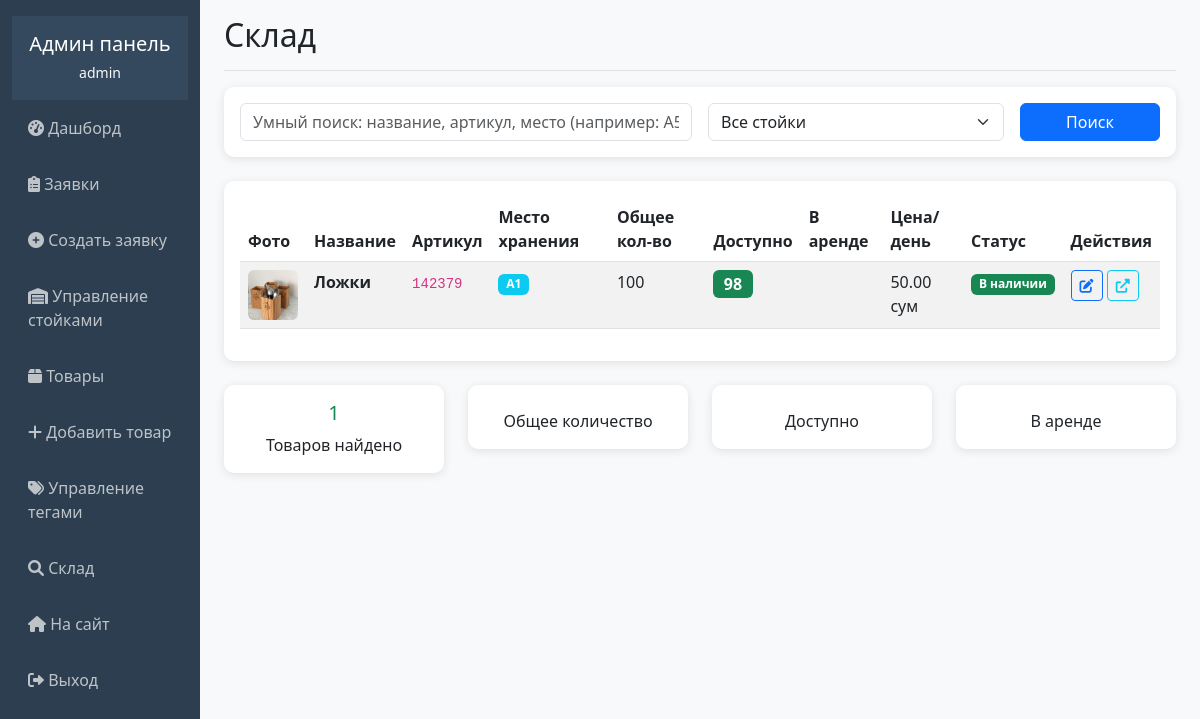
Before: /superuser/inventory/ (signed in) with the older database file.
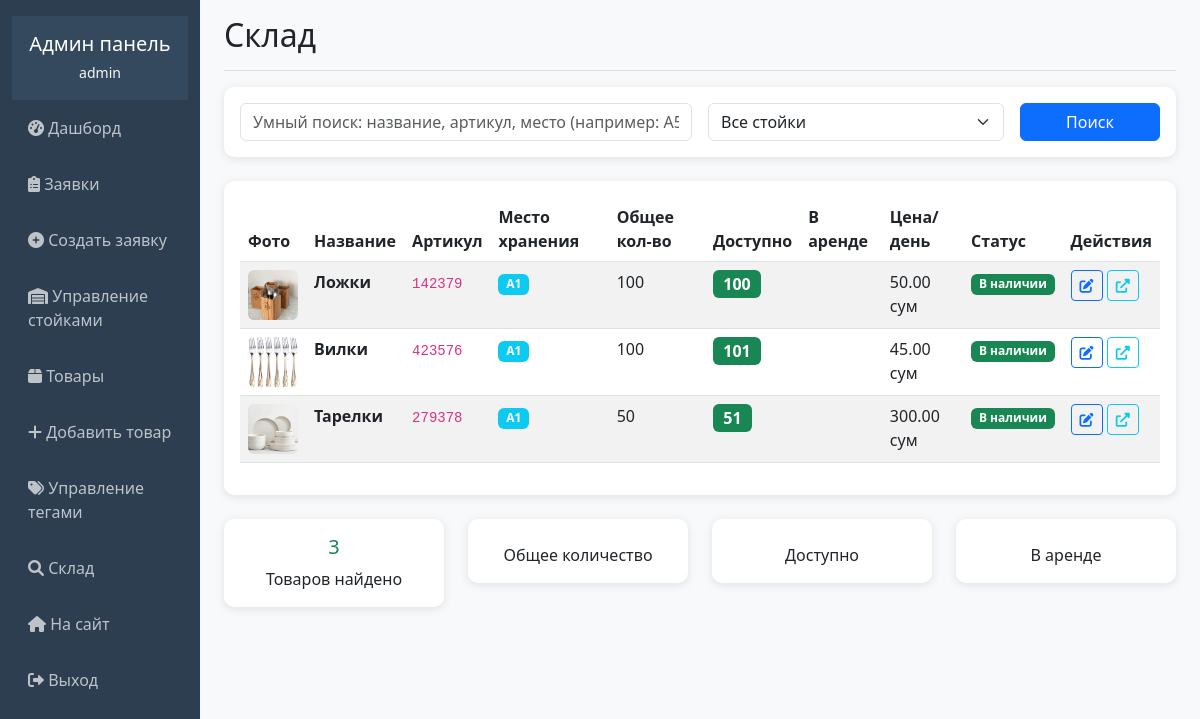
After: the same page with the newer database file.
### rental/models.py (models this page shows, shortened)
class Product(models.Model):
    name = models.CharField(max_length=200, verbose_name='Название')
    photo = models.ImageField(upload_to='products/', verbose_name='Фото')
    article = models.CharField(max_length=50, unique=True, verbose_name='Артикул')
    description = models.TextField(blank=True, verbose_name='Описание')
    quantity = models.IntegerField(default=0, verbose_name='Количество')
    available_quantity = models.IntegerField(default=0, verbose_name='Доступное количество')
    tags = models.ManyToManyField(Tag, blank=True, verbose_name='Теги')
    daily_price = models.DecimalField(max_digits=10, decimal_places=2, verbose_name='Цена за день')
    shelf = models.ForeignKey(Shelf, on_delete=models.CASCADE, verbose_name='Место хранения')
    created_at = models.DateTimeField(auto_now_add=True)
    def get_display_name(self):
        return self.name.capitalize()
    class Meta:
        verbose_name = 'Товар'
        verbose_name_plural = 'Товары'

class Shelf(models.Model):
    storage = models.ForeignKey(Storage, on_delete=models.CASCADE, verbose_name='Стойка')
    number = models.CharField(max_length=10, verbose_name='Номер полки')
    def __str__(self):
        return f"{self.storage.name}{self.number}"
    class Meta:
        verbose_name = 'Полка'
        verbose_name_plural = 'Полки'

class Storage(models.Model):
    name = models.CharField(max_length=10, verbose_name='Название стойки')
    class Meta:
        verbose_name = 'Стойка'
        verbose_name_plural = 'Стойки'

### rental/admin_views.py (the view, shortened to what this page needs)
# urls.py: path('inventory/', admin_views.inventory_view, name='inventory_view'),
@user_passes_test(is_admin)
def inventory_view(request):
    products = Product.objects.all()
    search_query = request.GET.get('search', '')
    storage_filter = request.GET.get('storage', '')
    if storage_filter:
        products = products.filter(shelf__storage__name=storage_filter)
    storages = Storage.objects.all()
    context = {
        'products': products,
        'search_query': search_query,
        'storage_filter': storage_filter,
        'storages': storages,
    }
    return render(request, 'rental/admin/inventory.html', context)

### rental/admin_views.py (called while the page is built)
def is_admin(user):
    return user.is_authenticated and user.is_staff

### templates/rental/admin/inventory.html (shortened to what the changed rows need)
{% extends 'rental/admin/base_admin.html' %}
{% block content %}
<div class="d-flex justify-content-between flex-wrap flex-md-nowrap align-items-center pb-2 mb-3 border-bottom">
    <h1 class="h2">Склад</h1>
</div>
<div class="card">
    <div class="card-body">
        <div class="table-responsive">
            <table class="table table-striped">
                <thead>
                    <tr>
                        <th>Фото</th>
                        <th>Название</th>
                        <th>Артикул</th>
                        <th>Место хранения</th>
                        <th>Общее кол-во</th>
                        <th>Доступно</th>
                        <th>В аренде</th>
                        <th>Цена/день</th>
                        <th>Статус</th>
                        <th>Действия</th>
                    </tr>
                </thead>
                <tbody>
                    {% for product in products %}
                    <tr>
                        <td>
                            {% if product.photo %}
                                <img src="{{ product.photo.url }}" alt="{{ product.name }}" style="width: 50px; height: 50px; object-fit: cover;" class="rounded">
                            {% else %}
                                <div class="bg-light rounded d-flex align-items-center justify-content-center" style="width: 50px; height: 50px;">
                                    <i class="fas fa-image text-muted"></i>
                                </div>
                            {% endif %}
                        </td>
                        <td><strong>{{ product.get_display_name }}</strong></td>
                        <td><code>{{ product.article }}</code></td>
                        <td>
                            <span class="badge bg-info">{{ product.shelf }}</span>
                        </td>
                        <td>{{ product.quantity }}</td>
                        <td>
                            {% if product.available_quantity <= 0 %}
                                <span class="badge bg-danger fs-6">{{ product.available_quantity }}</span>
                            {% elif product.available_quantity <= 2 %}
                                <span class="badge bg-warning fs-6">{{ product.available_quantity }}</span>
                            {% else %}
                                <span class="badge bg-success fs-6">{{ product.available_quantity }}</span>
                            {% endif %}
                        </td>
                        <td>{{ product.quantity|add:"-"|add:product.available_quantity }}</td>
                        <td>{{ product.daily_price }} сум</td>
                        <td>
                            {% if product.available_quantity <= 0 %}
                                <span class="badge bg-danger">Нет в наличии</span>
                            {% elif product.available_quantity <= 2 %}
                                <span class="badge bg-warning">Мало</span>
                            {% else %}
                                <span class="badge bg-success">В наличии</span>
                            {% endif %}
                        </td>
                        <td>
                            <a href="{% url 'edit_product' product.id %}" class="btn btn-sm btn-outline-primary" title="Редактировать">
                                <i class="fas fa-edit"></i>
                            </a>
                            <a href="{% url 'rental:product_detail' product.id %}" class="btn btn-sm btn-outline-info" title="Просмотр на сайте" target="_blank">
                                <i class="fas fa-external-link-alt"></i>
                            </a>
                        </td>
                    </tr>
                    {% empty %}
                    <tr>
                        <td colspan="10" class="text-center">Товаров не найдено</td>
                    </tr>
                    {% endfor %}
                </tbody>
            </table>
        </div>
    </div>
</div>
{% if products %}
<div class="row mt-4">
    <div class="col-md-3">
        <div class="card text-center">
            <div class="card-body">
                <h5 class="card-title text-success">{{ products|length }}</h5>
                <p class="card-text">Товаров найдено</p>
            </div>
        </div>
    </div>
    <div class="col-md-3">
        <div class="card text-center">
            <div class="card-body">
                <p class="card-text">Общее количество</p>
            </div>
        </div>
    </div>
    <div class="col-md-3">
        <div class="card text-center">
            <div class="card-body">
                <p class="card-text">Доступно</p>
            </div>
        </div>
    </div>
    <div class="col-md-3">
        <div class="card text-center">
            <div class="card-body">
                <p class="card-text">В аренде</p>
            </div>
        </div>
    </div>
</div>
{% endif %}
{% endblock %}

Changed rows visible on the page:
changed Product "Ложки": available_quantity "98" → "100"
added Product: photo (picture), get_display_name "Вилки", article "423576", shelf "A1", quantity "100", available_quantity "101", daily_price "45.00", shows "В наличии"
added Product: photo (picture), get_display_name "Тарелки", article "279378", shelf "A1", quantity "50", available_quantity "51", daily_price "300.00", shows "В наличии"
Other visible differences:
{{ products|length }}: "1" → "3"
